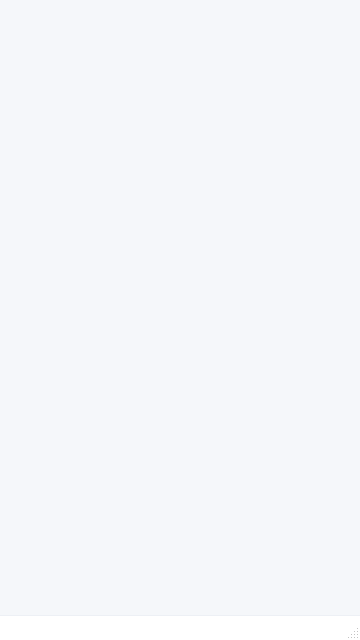
<?xml version="1.0" encoding="UTF-8"?>
<ui version="4.0">
 <class>MainWindow</class>
 <widget class="QMainWindow" name="MainWindow">
  <property name="geometry">
   <rect>
    <x>0</x>
    <y>0</y>
    <width>360</width>
    <height>640</height>
   </rect>
  </property>
  <property name="minimumSize">
   <size>
    <width>360</width>
    <height>640</height>
   </size>
  </property>
  <property name="maximumSize">
   <size>
    <width>360</width>
    <height>640</height>
   </size>
  </property>
  <property name="windowTitle">
   <string>Map Guide</string>
  </property>
  <property name="styleSheet">
   <string notr="true">/* 主窗口全局样式 */
QMainWindow {
        /* 背景色与登录页一致，视觉无缝衔接 */
        background-color: #F5F7FA;
}

/* 状态栏样式 (底部的提示条) */
QStatusBar {
        background-color: #FFFFFF; /* 纯白背景 */
        color: #718096;            /* 灰色文字，不刺眼 */
        border-top: 1px solid #EDF0F5; /* 顶部加一条极细的分割线 */
        min-height: 24px;
}

/* 状态栏里的每一个item去掉边框 */
QStatusBar::item {
    border: none;
}</string>
  </property>
  <widget class="QWidget" name="centralwidget">
   <layout class="QVBoxLayout" name="verticalLayout">
    <property name="spacing">
     <number>0</number>
    </property>
    <property name="leftMargin">
     <number>0</number>
    </property>
    <property name="topMargin">
     <number>0</number>
    </property>
    <property name="rightMargin">
     <number>0</number>
    </property>
    <property name="bottomMargin">
     <number>0</number>
    </property>
    <item>
     <widget class="QStackedWidget" name="stackedWidget">
      <property name="styleSheet">
       <string notr="true">background-color: transparent;</string>
      </property>
      <widget class="QWidget" name="page"/>
      <widget class="QWidget" name="page_2"/>
     </widget>
    </item>
   </layout>
  </widget>
  <widget class="QStatusBar" name="statusbar"/>
 </widget>
 <resources/>
 <connections/>
</ui>
